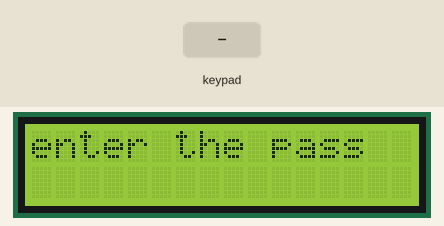
A sketch run on a simulated Arduino Uno, built with avr-gcc and run on an emulated ATmega328P. On the bench: 16×2 character LCD. The inputs (shaded band) are chosen by the test bench.

Above: at 1.2 s.
1.3 s: keypad keys 1 2 3 4 5 6 9 # pressed 0.4 s apart
At 5.2 s:
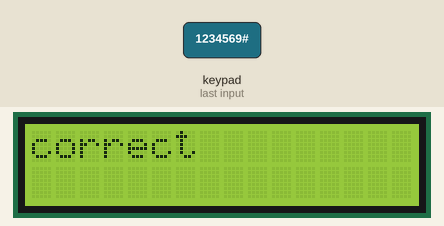
6.0 s: key '1' pressed
At 7.3 s:
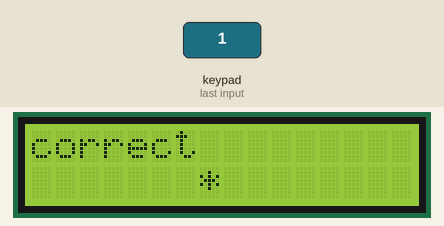
7.6 s: key '2' pressed
At 7.9 s:
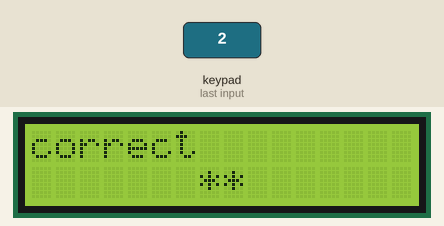
9.1 s: key '3' pressed
At 10.2 s:
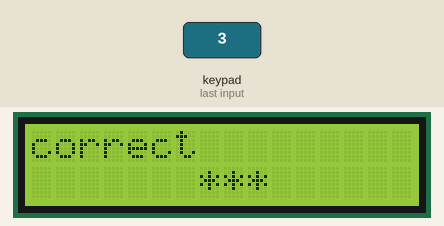
10.6 s: key '4' pressed
At 11.4 s:
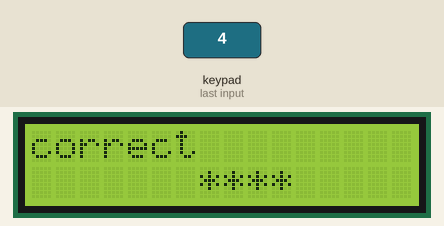
12.1 s: key '5' pressed
At 12.5 s:
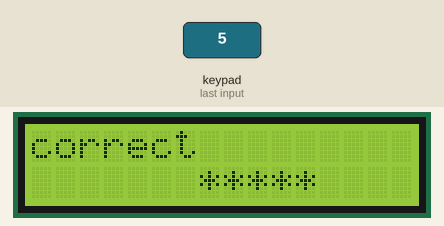
Timing chart, 0 to 14.6 s (numbered marks = the images above; inputs shaded):
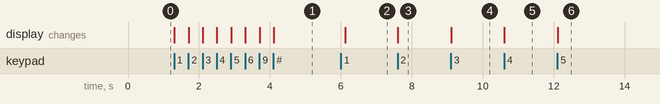

Measured:
- after the input at 1.3 s, the display: first changes at once (image 1 shows a later state)
- after the input at 6.0 s, the display: changes after 0.13 s (image 2)
- after the input at 7.6 s, the display: changes at once (image 3)
- after the input at 9.1 s, the display: changes at once (image 4)
- after the input at 10.6 s, the display: changes at once (image 5)
- after the input at 12.1 s, the display: changes at once (image 6)

The sketch:

code_fiel.ino
```cpp
/* @file HelloKeypad.pde
|| @version 1.0
|| @author Alexander Brevig
|| @contact alexanderbrevig@gmail.com
||
|| @description
|| | Demonstrates the simplest use of the matrix Keypad library.
|| #
*/
#include <Keypad.h>
#include <LiquidCrystal.h>
const int rs = 12, en = 11, d4 = 5, d5 = 4, d6 = 3, d7 = 2;
LiquidCrystal lcd(rs, en, d4, d5, d6, d7);

const byte ROWS = 4; //four rows
const byte COLS = 3; //three columns
char keys[ROWS][COLS] = {
  {'1','2','3'},
  {'4','5','6'},
  {'7','8','9'},
  {'*','0','#'}
};
byte rowPins[ROWS] = {A3, A4, A5, 6}; //connect to the row pinouts of the keypad
byte colPins[COLS] = {A0, A1, A2}; //connect to the column pinouts of the keypad
int i=0;

char pass[]="1234569";
int count=0;
int num=(sizeof(pass)-1);
char p[sizeof(pass)-1];

Keypad keypad = Keypad( makeKeymap(keys), rowPins, colPins, ROWS, COLS );

void setup(){
  Serial.begin(9600);
  lcd.begin(16, 2);
  // Print a message to the LCD.
  lcd.print("enter the pass");
}

void loop(){


  char key = keypad.getKey();

  if (key>'0' && key != '#'){
    lcd.setCursor(i, 1);
    lcd.print("*");
    p[i]=key;
    i++;
    }
    else if(key=='#'){
      if (i==num){
              for(int j=0;j<num;j++){
                if (p[j]==pass[j]){
                  count++;
                  }
              }
              if (count==num){
              lcd.clear();
              lcd.setCursor(0,0);
              lcd.print("correct  ");
              delay(2000);
              }

              else {
                lcd.clear();
                lcd.setCursor(0,0);
                lcd.print("not correct");
                delay(500);
                lcd.clear();
                lcd.print("enter the pass");
                lcd.setCursor(0,1);
                i=0;}


        }
        else{
          lcd.clear();
          lcd.setCursor(0,0);
          lcd.print("not correct   ");
          delay(500);
          lcd.setCursor(0,0);
          lcd.print("enter the pass");
          lcd.setCursor(0,1);
          i=0;
          }

      }


}
```
